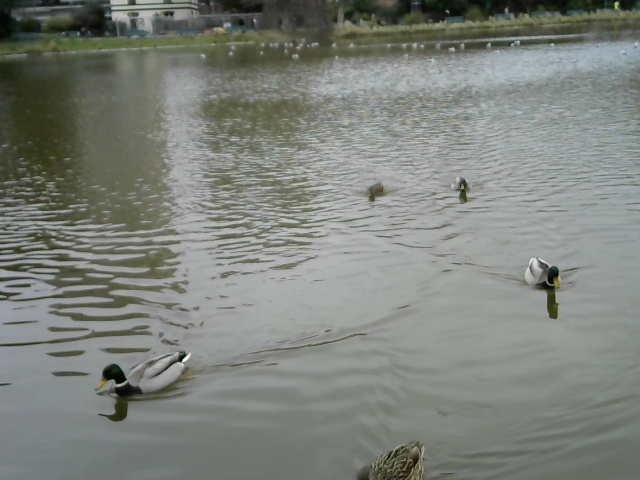
#> input picture roboat/data_montsouris_1/frame_d_0.jpg, 640 x 480 px, found by its file name
$ jupyter execute epipolar_correction.ipynb   (older library calls are emulated)
#> lines starting #> are read from the running program, lines starting #| are printed output that depends on the picture
[cell 1]
import cv2
import numpy as np
from matplotlib import pyplot as plt

img1 = cv2.imread('data/frame_d_0.jpg',0)  #queryimage # left image
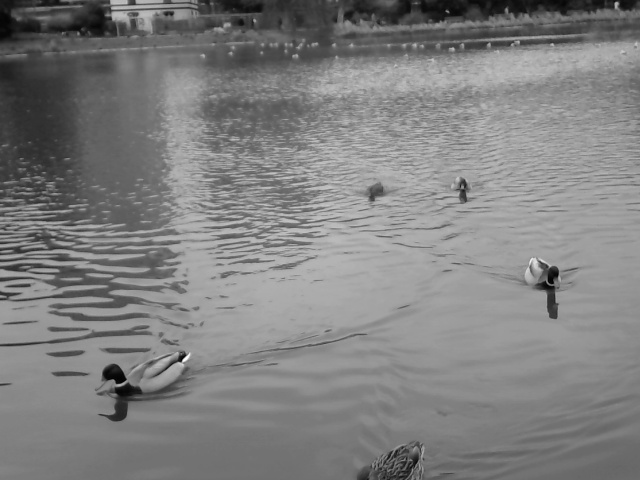
#> img1: shape (480, 640); min 0, max 254, mean 128.1
img2 = cv2.imread('data/frame_g_0.jpg',0) #trainimage # right image
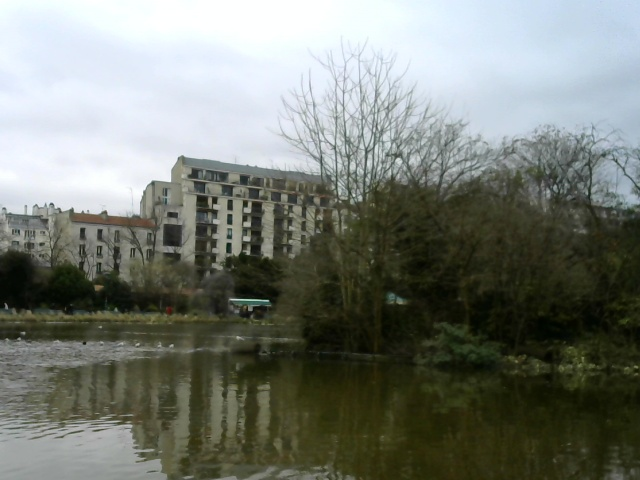
#> input picture roboat/data_montsouris_3/frame_g_0.jpg, 640 x 480 px, found by its file name
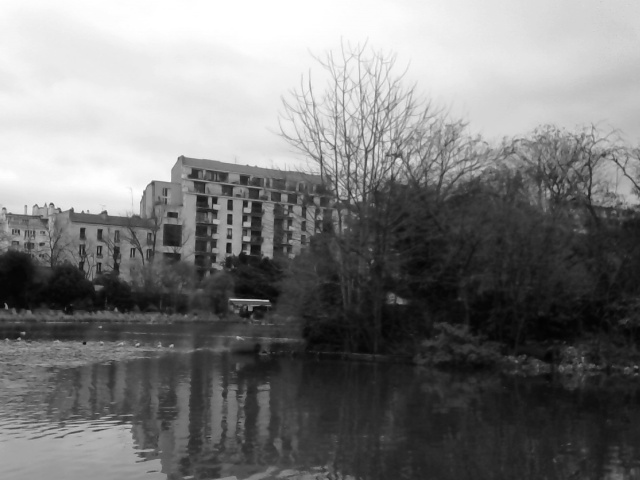
#> img2: shape (480, 640); min 3, max 255, mean 122.2

sift = cv2.SIFT()

# find the keypoints and descriptors with SIFT
kp1, des1 = sift.detectAndCompute(img1,None)
#> kp1 = 1001 keypoints; strongest (x, y, size): (184, 360, 2.6), (180, 359, 4), (616, 4, 3.1), (184, 356, 2.8)
kp2, des2 = sift.detectAndCompute(img2,None)
#> kp2 = 1474 keypoints; strongest (x, y, size): (51, 204, 2.3), (229, 246, 4.3), (248, 224, 4.2), (215, 200, 4.1)

# FLANN parameters
FLANN_INDEX_KDTREE = 0
index_params = dict(algorithm = FLANN_INDEX_KDTREE, trees = 5)
search_params = dict(checks=50)

flann = cv2.FlannBasedMatcher(index_params,search_params)
matches = flann.knnMatch(des1,des2,k=2)
#> matches = 1001 matches

good = []
pts1 = []
pts2 = []

# ratio test as per Lowe's paper
for i,(m,n) in enumerate(matches):
    if m.distance < 0.8*n.distance:
        good.append(m)
        pts2.append(kp2[m.trainIdx].pt)
        pts1.append(kp1[m.queryIdx].pt)
#> after the loop, good = 35 matches; pts1 = 35 pairs, first value 7.87 to 608, second value 5.43 to 368.1; pts2 = 35 pairs, first value 13.58 to 579, second value 89.84 to 430.3
